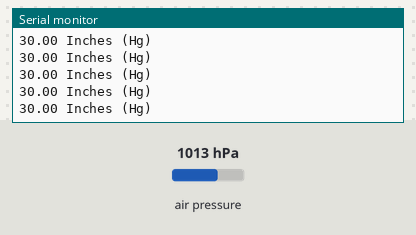
Bench run of a sketch on a simulated Arduino Uno, built with avr-gcc and run on an emulated ATmega328P. Parts: the last lines printed to the serial monitor. The inputs (shaded band) are chosen by the test bench; at power-on: air pressure 1013 hPa.

Above: at 1.2 s.
1.3 s: air pressure set to 952 hPa
At 1.69 s:
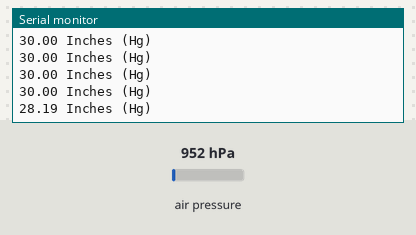
2.8 s: air pressure set to 975 hPa
At 2.95 s:
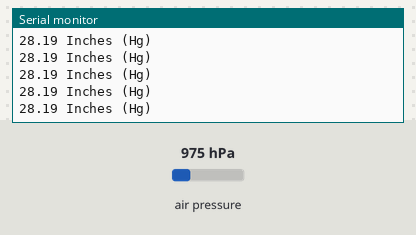
Timing chart, 0 to 5.8 s (numbered marks = the images above; inputs shaded):
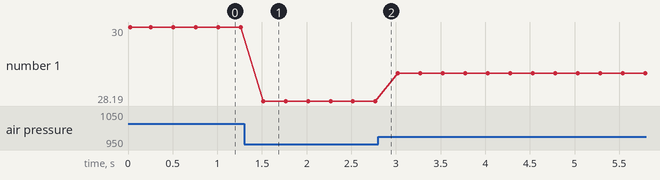

The sketch:

pressureSensor.ino
```cpp
#include <Wire.h>
#include <Adafruit_MPL3115A2.h>

// Power by connecting Vin to 3-5V, GND to GND
// Uses I2C - connect SCL to the SCL pin, SDA to SDA pin
// See the Wire tutorial for pinouts for each Arduino
// http://arduino.cc/en/reference/wire
Adafruit_MPL3115A2 baro = Adafruit_MPL3115A2();

void setup() {
  Serial.begin(9600);
  Serial.println("Adafruit_MPL3115A2 test!");
}

void loop() {
  if (! baro.begin()) {
    Serial.println("Couldnt find sensor");
    return;
  }

  float pascals = baro.getPressure();
  // Our weather page presents pressure in Inches (Hg)
  // Use http://www.onlineconversion.com/pressure.htm for other units
  Serial.print(pascals/3377); Serial.println(" Inches (Hg)");

//  float altm = baro.getAltitude();
//  Serial.print(altm); Serial.println(" meters");
//
//  float tempC = baro.getTemperature();
//  Serial.print(tempC); Serial.println("*C");

  delay(250);
}
```

Measured:
- after the input at 1.3 s, the serial monitor: prints a new line after 0.21 s (image 1)
- plotted number 1: 30 → 28.19 after the input at 1.3 s, 28.19 → 28.87 after the input at 2.8 s
